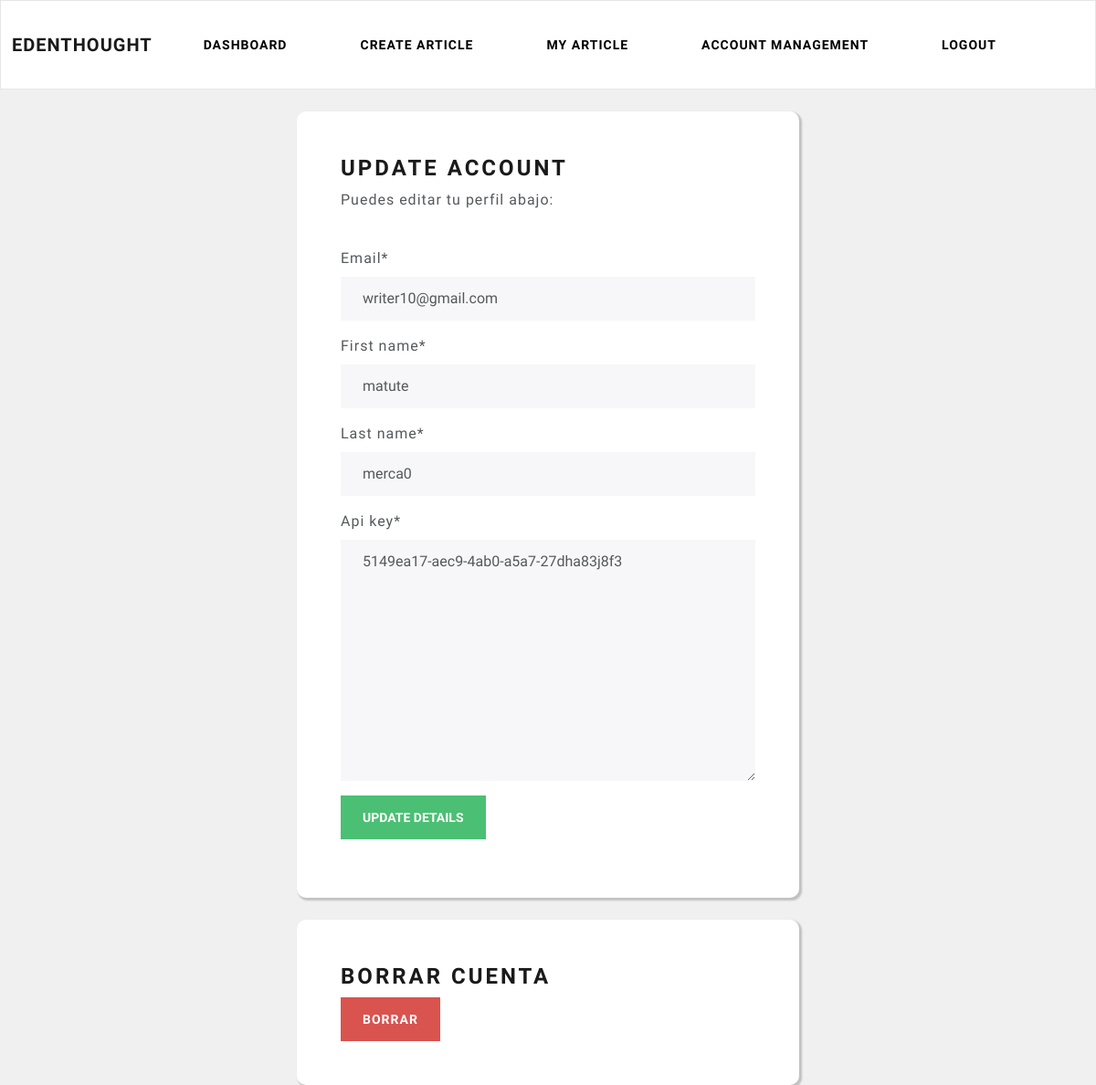
The page /writer/account-management (signed in) on the database its author committed.
### account/models.py (models this page shows, shortened)
class CustomUser(AbstractBaseUser, PermissionsMixin):
    username=None
    email = models.EmailField(unique=True)
    first_name = models.CharField(max_length=80)
    last_name = models.CharField(max_length=135)
    is_active = models.BooleanField(default=True)
    is_staff = models.BooleanField(default=False)
    date_joined = models.DateTimeField(default=now)
    is_writer = models.BooleanField(default=True, verbose_name="Are you a writer?")
    api_key = models.TextField(default="Introduce tu API-KEY de scrapeak")
    USERNAME_FIELD = 'email'
    REQUIRED_FIELDS = []
    objects = CustomUserManager()

### writer/views.py (the view)
# urls.py: path('account-management', views.account_management, name="account-management"),
@login_required(login_url='my_login')
def account_management(request):
     form = UpdateUserForm(instance=request.user)
     if request.method == 'POST':
          form = UpdateUserForm(request.POST, instance=request.user)
          if form.is_valid():
               form.save()
               return redirect('writer-dashboard')
     context = {'UpdateUserForm':form}
     return render(request, 'writer/account-management.html', context)

### writer/forms.py
class UpdateUserForm(ModelForm):
    password = None
    class Meta:
        model=CustomUser
        fields= ['email','first_name','last_name', 'api_key']
        exclude= ['password1','password2']

### writer/templates/writer/account-management.html (shortened to what this page needs)
{% extends 'writer/navbar.html' %}
{% load crispy_forms_tags %}
{% block content %}
    <br>
    <div class="container bg-white shadow-md p-5 form-layout">
        <h3> Update account </h3>
        <p>Puedes editar tu perfil abajo: </p>
        <br>
        <form autocomplete="off" method="post">
            {{UpdateUserForm|crispy}}
            <input class="btn btn-success" type="submit" value="Update details"/>
        </form>
    </div>
    <br>
    <div class="container bg-white shadow-md p-5 form-layout">
        <h3>Borrar cuenta</h3>
        <a type="button" class="btn btn-danger" href="{% url 'delete-account' %}">Borrar</a>
    </div>
{% endblock %}

### static/css/styles.css (style rules this page uses)
body { background-color: #f0f0f0; }
.form-layout { width: 550px; border-radius: 10px; box-shadow: 2px 2px 2px 1px rgba(0, 0, 0, 0.2); }

### rows shown on the page
CustomUser: email "writer10@gmail.com", first_name "matute", last_name "merca0", api_key "5149ea17-aec9-4ab0-a5a7-27dha83j8f3"
